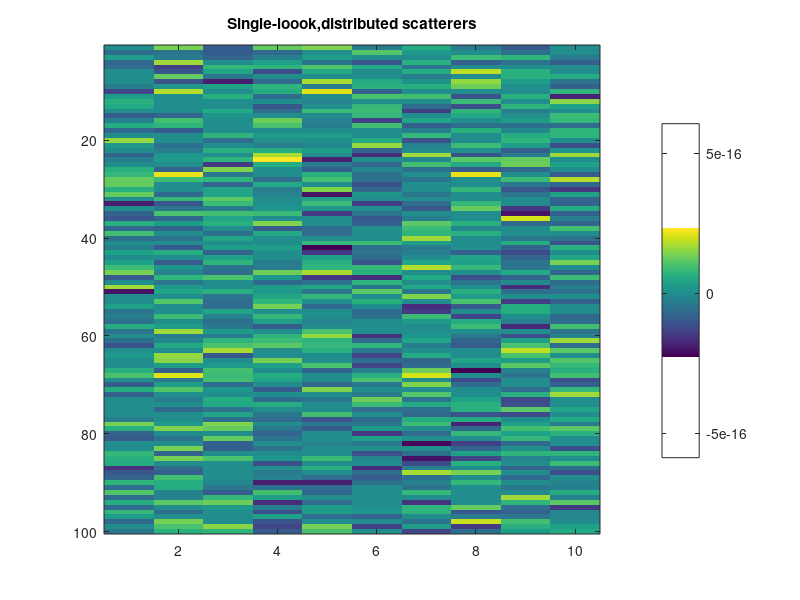

This figure's MATLAB source: (Note: this script raises an error after producing the figure.)
% simulate closure phase for multilook igrams
close all; clc; clear;

numlooks=10;
%% distributed scatterers
mu=0;sigma=1;
simudata=normrnd(mu,sigma,[3,2000]);
real=simudata(:,1:2:end);imag=simudata(:,2:2:end);
SLCs1=complex(real,imag);
% single look test
igram12=SLCs1(1,:).*conj(SLCs1(2,:));
igram23=SLCs1(2,:).*conj(SLCs1(3,:));
igram13=SLCs1(1,:).*conj(SLCs1(3,:));
triplet=igram12.*igram23.*conj(igram13);
triplet=reshape(triplet,100,10);
phasetriplet=angle(triplet);
figure;imagesc(phasetriplet);colorbar;
title('Single-loook,distributed scatterers')
% 10 looks
igram12_l10=cpxlooks(igram12,numlooks);
igram23_l10=cpxlooks(igram23,numlooks);
igram13_l10=cpxlooks(igram13,numlooks);
phasetriplet=igram12_l10.*igram23_l10.*conj(igram13_l10);
phasetriplet=reshape(phasetriplet,10,10);
figure;imagesc(angle(phasetriplet));colorbar;
title('10-looks,distributed scatterers')
%% point scatterers
mu=0;sigma=1;
simudata=normrnd(mu,sigma,[3,2000]);
simudata(:,1:500)=simudata(:,1:500)+ones(3,500)+rand(3,500);
simudata(:,501:1000)=simudata(:,501:1000)+2.*ones(3,500)+rand(3,500);
simudata(:,1001:2000)=simudata(:,1001:2000)+3.*ones(3,1000)+rand(3,1000);
real=simudata(:,1:2:end);imag=simudata(:,2:2:end);
SLCs2=complex(real,imag);
igram12=SLCs2(1,:).*conj(SLCs2(2,:));
igram23=SLCs2(2,:).*conj(SLCs2(3,:));
igram13=SLCs2(1,:).*conj(SLCs2(3,:));
% 10 looks
igram12_l10=cpxlooks(igram12,numlooks);
igram23_l10=cpxlooks(igram23,numlooks);
igram13_l10=cpxlooks(igram13,numlooks);
triplet=igram12_l10.*igram23_l10.*conj(igram13_l10);
triplet1=triplet(1:25);triplet2=triplet(26:50);triplet3=triplet(51:100);
triplet=reshape(triplet,10,10);
phasetriplet=angle(triplet);
figure;imagesc((phasetriplet));colorbar;
title('10 looks,point scatterers, amp=1,2,3')
phasetriplet1=angle(triplet1);phasetriplet2=angle(triplet2);phasetriplet3=angle(triplet3);
mean(phasetriplet1(:))
std(phasetriplet1(:))
mean(phasetriplet2(:))
std(phasetriplet2(:))
mean(phasetriplet3(:))
std(phasetriplet3(:))
% 
%% mixed
SLCs3=[SLCs1(:,1:500) SLCs2 SLCs1(:,501:1000)];
igram12=SLCs3(1,:).*conj(SLCs3(2,:));
igram23=SLCs3(2,:).*conj(SLCs3(3,:));
igram13=SLCs3(1,:).*conj(SLCs3(3,:));
% 10 looks
igram12_l10=cpxlooks(igram12,numlooks);
igram23_l10=cpxlooks(igram23,numlooks);
igram13_l10=cpxlooks(igram13,numlooks);
phasetriplet=igram12_l10.*igram23_l10.*conj(igram13_l10);
phasetriplet=reshape(phasetriplet,10,20);
figure;imagesc(angle(phasetriplet));colorbar;
title('10 looks,mixed scatterers')